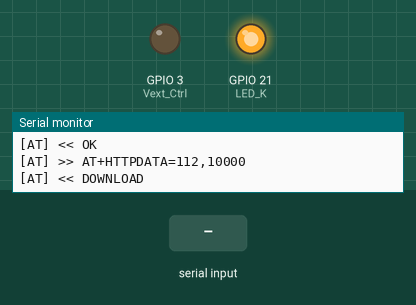
Recording of a sketch running on a simulated ESP32. Shown: output pins drawn as LEDs (lit = HIGH), the last lines printed to the serial monitor. Dashed ring = blinking. Inputs (shaded band) come from the test bench. Random numbers use the default seed unless the sketch sets one; the modem accepts every AT command (registered, SIM ready, sends succeed) and sends nothing else.

Above: at 6.2 s.
6.3 s: "+HTTPACTION: 1,200" received over the second serial link
9.3 s: "+HTTPACTION:1,200" received over the second serial link
At 9.68 s:
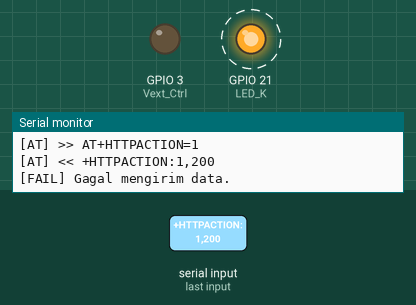
At 11.0 s:
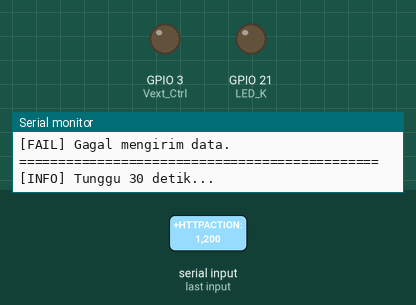
Timing chart, 0 to 12.5 s (numbered marks = the images above; inputs shaded):
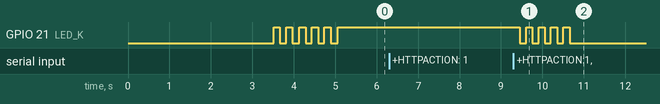

Measured:
- by itself, GPIO 21 (LED_K): alternates HIGH for 0.15 s and LOW for 0.15 s, 9 changes in all, then stays LOW

The sketch:

sim900a_https_tracker1.ino
```cpp
/*
 * ============================================================
 *  SIM900A + Heltec Wireless Tracker v1.2
 *  Kirim Data GPS (acak) via HTTPS POST
 * ============================================================
 *  PIN KONEKSI (WIRING BENAR):
 *    SIM900A TX    --> GPIO 13 (RX ESP32)
 *    SIM900A RX    --> GPIO 14 (TX ESP32)
 *    SIM900A GND   --> GND Heltec
 *    SIM900A VCC   --> VBAT Heltec (3.7V) atau buck converter 4.0V
 *
 *  PIN YANG TIDAK BOLEH DIPAKAI UNTUK SIM900A:
 *    GPIO 17 = GPS UART TX (onboard UC6580)
 *    GPIO 18 = LED_BUILTIN onboard
 *    GPIO  3 = Vext_Ctrl (power kontrol peripheral)
 *    GPIO 21 = LED_K onboard
 * ============================================================
 */

#include <HardwareSerial.h>

// ---- PIN HELTEC WIRELESS TRACKER v1.2 ----
#define Vext_Ctrl     3   // LOW = aktifkan daya ke peripheral (GPS, dll)
#define LED_K         21  // LED onboard katoda
#define LED_BUILTIN   18  // LED onboard (JANGAN pakai untuk UART!)

// ---- PIN SIM900A (gunakan pin bebas) ----
#define SIM_TX        17  // ESP32 TX --> SIM900A RX
#define SIM_RX        18  // ESP32 RX --> SIM900A TX
#define SIM_BAUD      9600
#define SERIAL_BAUD   115200

// ---- KONFIGURASI APN ----
const char* APN      = "indosatgprs";
const char* APN_USER = "indosat";
const char* APN_PASS = "indosat";

// ---- KONFIGURASI SERVER ----
const char* SERVER_HOST = "laser-tag-project.vercel.app";
const int   SERVER_PORT = 443;
const char* SERVER_PATH = "/api/tracker";

// ---- VARIABEL ----
HardwareSerial simSerial(1);  // UART1

// ============================================================
// SETUP
// ============================================================
void setup() {
  Serial.begin(SERIAL_BAUD);
  delay(1000);

  // Aktifkan Vext agar peripheral onboard mendapat daya
  pinMode(Vext_Ctrl, OUTPUT);
  digitalWrite(Vext_Ctrl, LOW);  // LOW = ON untuk Heltec WT
  delay(500);

  // Setup LED onboard
  pinMode(LED_K, OUTPUT);
  digitalWrite(LED_K, LOW);

  Serial.println("==============================================");
  Serial.println("  SIM900A HTTPS Tracker - Heltec WT v1.2");
  Serial.println("==============================================");
  Serial.println("  SIM TX: GPIO14 | SIM RX: GPIO13");
  Serial.println("  Vext_Ctrl: GPIO3 (LOW=ON)");
  Serial.println("==============================================");

  simSerial.begin(SIM_BAUD, SERIAL_8N1, SIM_RX, SIM_TX);
  delay(2000);

  Serial.println("[INFO] Inisialisasi SIM900A...");
  blinkLED(2);

  if (!sendAT("AT", "OK", 3000)) {
    Serial.println("[ERROR] SIM900A tidak merespons! Cek wiring & power.");
    while (true) {
      blinkLED(5);
      delay(2000);
    }
  }

  sendAT("ATE0",     "OK",    2000);
  sendAT("AT+CPIN?", "READY", 5000);
  waitForNetwork();
  sendAT("AT+CSQ",   "OK",    2000);

  Serial.println("[INFO] Inisialisasi selesai!");
  Serial.println("==============================================");
  blinkLED(3);
}

// ============================================================
// LOOP
// ============================================================
void loop() {
  float  lat        = -6.2000 + (random(-1000, 1000) / 10000.0);
  float  lon        = 106.8000 + (random(-1000, 1000) / 10000.0);
  float  alt        = 10.0 + random(0, 100);
  int    sat        = random(4, 15);
  float  batt       = 3.5 + (random(0, 12) / 10.0);
  int    rssi       = -(random(50, 110));
  float  snr        = random(-5, 15) + (random(0, 9) / 10.0);
  String status_str = (batt > 3.7) ? "OK" : "LOW_BATT";

  Serial.println("----------------------------------------------");
  Serial.println("[DATA] Payload yang akan dikirim:");
  Serial.printf("  LATITUDE  : %.6f\n", lat);
  Serial.printf("  LONGITUDE : %.6f\n", lon);
  Serial.printf("  ALT(m)    : %.1f\n", alt);
  Serial.printf("  SAT       : %d\n",   sat);
  Serial.printf("  BATT(V)   : %.1f\n", batt);
  Serial.printf("  RSSI(dBm) : %d\n",   rssi);
  Serial.printf("  SNR       : %.1f\n", snr);
  Serial.printf("  STATUS    : %s\n",   status_str.c_str());
  Serial.println("----------------------------------------------");

  String jsonPayload = "{";
  jsonPayload += "\"latitude\":"  + String(lat,  6) + ",";
  jsonPayload += "\"longitude\":" + String(lon,  6) + ",";
  jsonPayload += "\"alt\":"       + String(alt,  1) + ",";
  jsonPayload += "\"sat\":"       + String(sat)     + ",";
  jsonPayload += "\"batt\":"      + String(batt, 1) + ",";
  jsonPayload += "\"rssi\":"      + String(rssi)    + ",";
  jsonPayload += "\"snr\":"       + String(snr,  1) + ",";
  jsonPayload += "\"status\":\""  + status_str + "\"";
  jsonPayload += "}";

  Serial.println("[INFO] JSON: " + jsonPayload);

  digitalWrite(LED_K, HIGH);
  bool success = sendHTTPS(jsonPayload);
  digitalWrite(LED_K, LOW);

  if (success) {
    Serial.println("[OK] Data berhasil dikirim ke server!");
    blinkLED(2);
  } else {
    Serial.println("[FAIL] Gagal mengirim data.");
    blinkLED(5);
  }

  Serial.println("==============================================");
  Serial.println("[INFO] Tunggu 30 detik...");
  delay(30000);
}

// ============================================================
// FUNGSI: Kirim Data via HTTPS
// ============================================================
bool sendHTTPS(String payload) {
  Serial.println("[SIM] Membuka koneksi GPRS...");

  sendAT("AT+HTTPTERM", "", 1000);
  delay(500);

  if (!sendAT("AT+SAPBR=3,1,\"Contype\",\"GPRS\"", "OK", 3000)) return false;

  String apnCmd = "AT+SAPBR=3,1,\"APN\",\"" + String(APN) + "\"";
  if (!sendAT(apnCmd, "OK", 3000)) return false;

  if (strlen(APN_USER) > 0) {
    sendAT("AT+SAPBR=3,1,\"USER\",\"" + String(APN_USER) + "\"", "OK", 2000);
    sendAT("AT+SAPBR=3,1,\"PWD\",\""  + String(APN_PASS) + "\"", "OK", 2000);
  }

  if (!sendAT("AT+SAPBR=1,1", "OK", 10000)) {
    Serial.println("[WARN] Bearer sudah terbuka, lanjut...");
  }

  sendAT("AT+SAPBR=2,1", "OK", 3000);

  if (!sendAT("AT+HTTPINIT", "OK", 3000)) return false;

  if (!sendAT("AT+HTTPSSL=1", "OK", 2000)) {
    Serial.println("[WARN] HTTPSSL tidak didukung firmware ini!");
  }

  if (!sendAT("AT+HTTPPARA=\"CID\",1", "OK", 2000)) return false;

  String url = "https://" + String(SERVER_HOST) + String(SERVER_PATH);
  if (!sendAT("AT+HTTPPARA=\"URL\",\"" + url + "\"", "OK", 3000)) return false;

  if (!sendAT("AT+HTTPPARA=\"CONTENT\",\"application/json\"", "OK", 2000)) return false;

  String dataCmd = "AT+HTTPDATA=" + String(payload.length()) + ",10000";
  if (!sendAT(dataCmd, "DOWNLOAD", 5000)) return false;

  simSerial.print(payload);
  delay(2000);

  String resp = readResponse(3000);
  Serial.println("[SIM RAW] " + resp);

  if (!sendAT("AT+HTTPACTION=1", "OK", 5000)) return false;

  Serial.println("[SIM] Menunggu respons server...");
  resp = readResponse(15000);
  Serial.println("[SIM RESP] " + resp);

  bool success = false;
  if (resp.indexOf("+HTTPACTION: 1,200") >= 0 ||
      resp.indexOf("+HTTPACTION:1,200")  >= 0 ||
      resp.indexOf("+HTTPACTION: 1,201") >= 0 ||
      resp.indexOf("+HTTPACTION:1,201")  >= 0) {
    success = true;
    sendAT("AT+HTTPREAD", "OK", 3000);
  } else {
    Serial.println("[WARN] Respons HTTP tidak 200/201");
  }

  sendAT("AT+HTTPTERM", "OK", 2000);
  return success;
}

// ============================================================
// FUNGSI: Tunggu Registrasi Jaringan
// ============================================================
void waitForNetwork() {
  Serial.println("[SIM] Menunggu registrasi jaringan...");
  for (int i = 0; i < 20; i++) {
    simSerial.println("AT+CREG?");
    String resp = readResponse(3000);
    Serial.println("[SIM] " + resp);
    if (resp.indexOf(",1") >= 0 || resp.indexOf(",5") >= 0) {
      Serial.println("[OK] Terdaftar di jaringan!");
      return;
    }
    Serial.printf("[INFO] Belum terdaftar, percobaan ke-%d...\n", i + 1);
    delay(3000);
  }
  Serial.println("[WARN] Timeout registrasi jaringan!");
}

// ============================================================
// FUNGSI: Kirim AT Command
// ============================================================
bool sendAT(String cmd, String expected, unsigned long timeout) {
  Serial.println("[AT] >> " + cmd);
  simSerial.println(cmd);
  String resp = readResponse(timeout);
  Serial.println("[AT] << " + resp);

  if (expected == "" || resp.indexOf(expected) >= 0) return true;
  if (resp.indexOf("ERROR") >= 0) {
    Serial.println("[AT] ERROR dari modem!");
    return false;
  }
  return false;
}

// ============================================================
// FUNGSI: Baca Respons SIM900A
// ============================================================
String readResponse(unsigned long timeout) {
  String response = "";
  unsigned long start = millis();
  while (millis() - start < timeout) {
    while (simSerial.available()) {
      response += (char)simSerial.read();
    }
    if (response.indexOf("OK")          >= 0 ||
        response.indexOf("ERROR")       >= 0 ||
        response.indexOf("DOWNLOAD")    >= 0 ||
        response.indexOf("+HTTPACTION") >= 0) break;
    delay(10);
  }
  response.trim();
  return response;
}

// ============================================================
// FUNGSI: Kedip LED Indikator
// ============================================================
void blinkLED(int times) {
  for (int i = 0; i < times; i++) {
    digitalWrite(LED_K, HIGH);
    delay(150);
    digitalWrite(LED_K, LOW);
    delay(150);
  }
}
```
